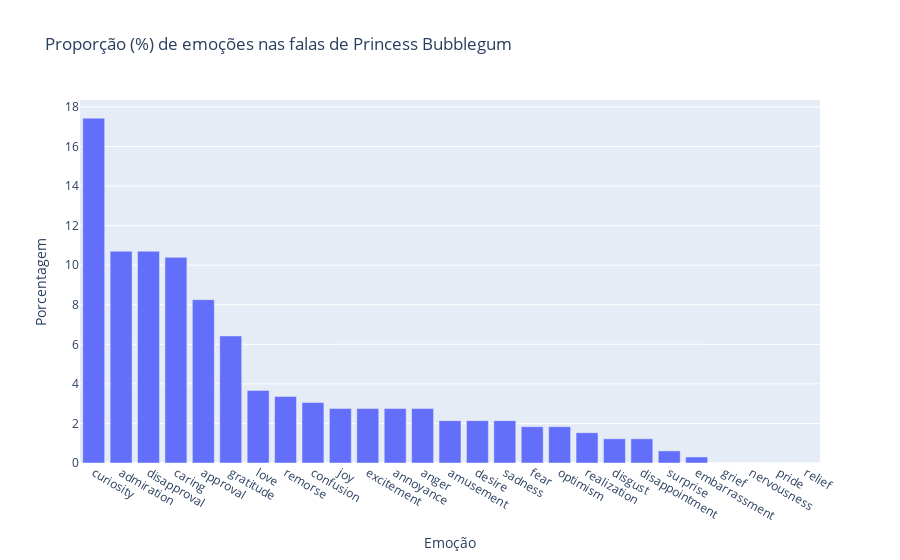

Notebook source saved alongside this figure:
### Code cell
character = 'Princess Bubblegum'

df_mean_scaled = characters_df[characters_df['character'] == character][labels].mean(axis=0) * 100

df_plot = pd.DataFrame({'Emotion': df_mean_scaled.index, 'Mean Value': df_mean_scaled.values})
df_plot = df_plot.sort_values(by='Mean Value', ascending=False)

fig = px.bar(df_plot, x='Emotion', y='Mean Value',
             title=f'Proporção (%) de emoções nas falas de {character}',
             labels={'Mean Value': 'Porcentagem', 'Emotion': 'Emoção'},
             category_orders={'Emotion': df_plot['Emotion']})

# Exibir o gráfico
fig.show()

### Figure 1 — Plotly figure (JSON) as saved in the notebook; plotly's stock layout.template omitted (floating-point values rounded to 4 significant figures)
{"data": [{"alignmentgroup": "True", "hovertemplate": "Emoção=%{x}<br>Porcentagem=%{y}<extra></extra>", "legendgroup": "", "marker": {"color": "#636efa", "pattern": {"shape": ""}}, "name": "", "offsetgroup": "", "orientation": "v", "showlegend": false, "textposition": "auto", "type": "bar", "x": ["curiosity", "admiration", "disapproval", "caring", "approval", "gratitude", "love", "remorse", "confusion", "joy", "excitement", "annoyance", "anger", "amusement", "desire", "sadness", "fear", "optimism", "realization", "disgust", "disappointment", "surprise", "embarrassment", "grief", "nervousness", "pride", "relief"], "xaxis": "x", "y": [17.43, 10.7, 10.7, 10.4, 8.257, 6.422, 3.67, 3.364, 3.058, 2.752, 2.752, 2.752, 2.752, 2.141, 2.141, 2.141, 1.835, 1.835, 1.529, 1.223, 1.223, 0.6116, 0.3058, 0, 0, 0, 0], "yaxis": "y"}], "layout": {"barmode": "relative", "legend": {"tracegroupgap": 0}, "title": {"text": "Proporção (%) de emoções nas falas de Princess Bubblegum"}, "xaxis": {"anchor": "y", "categoryarray": ["curiosity", "admiration", "disapproval", "caring", "approval", "gratitude", "love", "remorse", "confusion", "joy", "excitement", "annoyance", "anger", "amusement", "desire", "sadness", "fear", "optimism", "realization", "disgust", "disappointment", "surprise", "embarrassment", "grief", "nervousness", "pride", "relief"], "categoryorder": "array", "domain": [0, 1], "title": {"text": "Emoção"}}, "yaxis": {"anchor": "x", "domain": [0, 1], "title": {"text": "Porcentagem"}}}}
